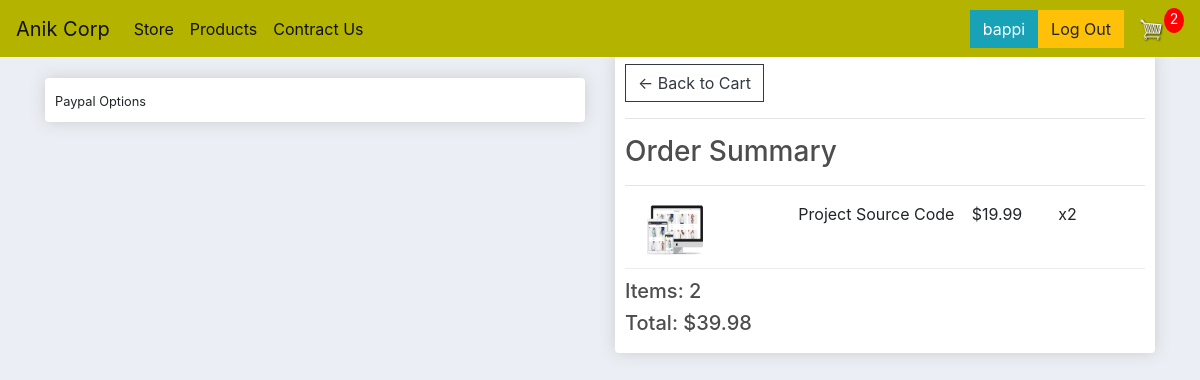
Screenshot of /checkout/ (signed in) with the database file from the repository.
### store/models.py (models this page shows, shortened)
class OrderItem(models.Model):
    product = models.ForeignKey(
        Product, on_delete=models.SET_NULL, blank=True, null=True)
    order = models.ForeignKey(
        Order, on_delete=models.SET_NULL, blank=True, null=True)
    quantity = models.IntegerField(default=0, null=True, blank=True)
    @property
    def get_total(self):
        total = self.product.price * self.quantity
        return total

class Product(models.Model):
    name = models.CharField(max_length=200, null=True)
    price = models.FloatField()
    digital = models.BooleanField(default=False, null=True, blank=False)
    image = models.ImageField(null=True, blank=True)
    @property
    def imageURL(self):
        try:
            url = self.image.url
        except:
            url = ''
        return url

class Order(models.Model):
    customer = models.ForeignKey(
        Customer, on_delete=models.SET_NULL, blank=True, null=True)
    date_ordered = models.DateTimeField(auto_now_add=True)
    complete = models.BooleanField(default=False, null=True, blank=False)
    transaction_id = models.CharField(max_length=200, null=True)
    @property
    def get_cart_total(self):
        orderitems = self.orderitem_set.all()
        total = sum([item.get_total for item in orderitems])
        return total
    @property
    def get_cart_items(self):
        orderitems = self.orderitem_set.all()
        total = sum([item.quantity for item in orderitems])
        return total
    @property
    def shipping(self):
        shipping = False
        orderitems = self.orderitem_set.all()
        for i in orderitems:
            if i.product.digital == False:
                shipping = True
        return shipping

### store/views.py (the view)
# urls.py: path('checkout/', views.checkout, name='checkout'),
def checkout(request):
    data = cartData(request)
    cartItems = data['cartItems']
    order = data['order']
    items = data['items']
    context = {'items': items, 'order': order, 'cartItems': cartItems}
    return render(request, 'store/checkout.html', context)

### store/utils.py (called while the page is built)
def cartData(request):
    if request.user.is_authenticated:
        customer = request.user.customer
        order, created = Order.objects.get_or_create(
            customer=customer, complete=False)
        items = order.orderitem_set.all()
        cartItems = order.get_cart_items
    else:
        cookieData = cookieCart(request)
        cartItems = cookieData['cartItems']
        order = cookieData['order']
        items = cookieData['items']
    return {'cartItems': cartItems, 'order': order, 'items': items}

### store/templates/store/checkout.html (shortened to what this page needs)
{% extends 'store/main.html' %}
{% load static %}
{% block content %}
<div class="container">
     <div class="row">
		<div class="col-lg-6">
			<br>
			<div class="box-element hidden" id="payment-info">
				<small>Paypal Options</small>
			</div>
		</div>
		<div class="col-lg-6">
			<div class="box-element">
				<a  class="btn btn-outline-dark" href="{% url 'cart' %}">&#x2190; Back to Cart</a>
				<hr>
				<h3>Order Summary</h3>
				<hr>
				{% for item in items %}
				<div class="cart-row">
					<div style="flex:2"><img class="row-image" src="{{item.product.imageURL}}"></div>
					<div style="flex:2"><p>{{item.product.name}}</p></div>
					<div style="flex:1"><p>${{item.product.price|floatformat:2}}</p></div>
					<div style="flex:1"><p>x{{item.quantity}}</p></div>
				</div>
				{% endfor %}
				<h5>Items:   {{order.get_cart_items}}</h5>
				<h5>Total:   ${{order.get_cart_total|floatformat:2}}</h5>
			</div>
		</div>
	</div>
</div>
{% endblock content %}

### store/templates/store/main.html (shortened to what this page needs)
{% load static %}
<!DOCTYPE html>
<html lang="en">
<head>
    <link rel="stylesheet" href="https://stackpath.bootstrapcdn.com/bootstrap/4.4.1/css/bootstrap.min.css">
    <link rel="stylesheet" href="{% static 'css/font-awesome.min.css' %}">
    <link rel="stylesheet" type="text/css" href="{% static 'css/main.css' %}">
    <link rel="stylesheet" type="text/css" href="{% static 'css/slider.css' %}">
</head>
<body>
  <div class="nav_section">
    <nav class="navbar navbar-expand-lg navbar-light fixed-top" style="background-color: #b3b300; ">
        <a class="navbar-brand" href="{% url 'store' %}">Anik Corp</a>
        <div class="collapse navbar-collapse" id="navbarSupportedContent">
          <ul class="navbar-nav mr-auto">
            <li class="nav-item active">
              <a class="nav-link" href="{% url 'store' %}">Store<span class="sr-only">(current)</span></a>
            </li>
            <li class="nav-item active">
              <a class="nav-link" href="{% url 'store' %}">Products<span class="sr-only">(current)</span></a>
            </li>
            <li class="nav-item active">
              <a class="nav-link" href="{% url 'store' %}">Contract Us<span class="sr-only">(current)</span></a>
            </li>
          </ul>
          <div class="form-inline my-2 my-lg-0">
            {% if request.user.is_authenticated %}
              <a href="#" class="btn  btn-info">{{request.user.username}}</a>
              <a href="{% url 'logout' %}"class="btn btn-warning">Log Out</a>
            {% else %}
              <a href="{% url 'login' %}"class="btn btn-warning">Login</a>
            {% endif %}
            <a href="{% url 'cart' %}">
             <img  id="cart-icon" src="{% static 'images/cart.png' %}">
           </a>
           <p id="cart-total">{{cartItems}}</p>
         </div>
        </div>
      </nav>
  </div>
    <div class="">
        <br>
        {% block content %}
        {% endblock content %}
    </div>
</body>
</html>

### static/css/main.css (style rules this page uses)
body { background-color: hsl(0, 0%, 98%); }
h1, h2, h3, h4, h5, h6 { color: hsl(0, 0%, 30%); }
.nav_section { padding-bottom: 20px !important; }
.box-element { box-shadow: hsl(0, 0%, 80%) 0 0 16px; background-color: #fff; border-radius: 4px; padding: 10px; }
#cart-icon { width: 25px; display: inline-block; margin-left: 15px; }
#cart-total { display: block; text-align: center; color: #fff; background-color: red; width: 20px; height: 25px; border-radius: 50%; font-size: 14px; }
.col-lg-4, .col-lg-6, .col-lg-8, .col-lg-12 { margin-top: 10px; }
.btn { border-radius: 0; }
.row-image { width: 100px; }
.cart-row { display: flex; align-items: flex-stretch; padding-bottom: 10px; margin-bottom: 10px; border-bottom: 1px solid #ececec; }
body { background-color: #ebeff5; }

### static/css/slider.css (style rules this page uses)
body { margin: 0; }

### rows the page displays
OrderItem: product.imageURL (picture), product.name "Project Source Code", product.price "19.99", quantity "2"
Order: get_cart_items "2", get_cart_total "39.98"

### other values shown
{{ request.user.username }} "bappi"
{{ cartItems }} "2"
